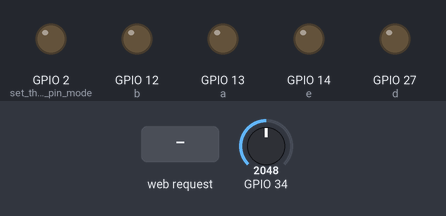
Bench run of a sketch on a simulated ESP32. Parts: output pins drawn as LEDs (lit = HIGH). The inputs (shaded band) are chosen by the test bench; at power-on: GPIO 34 = 2048. WiFi joins after 1.5 s; servers stay silent unless stated; what the sketch prints to the serial monitor is not drawn.

Above: at 2.7 s.
2.8 s: HTTP request GET /Tx00 received
At 3.4 s:
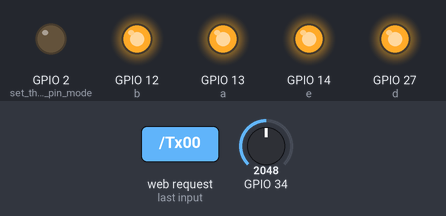
4.3 s: HTTP request GET /Ty received
At 4.6 s:
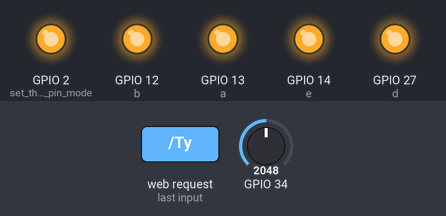
5.8 s: HTTP request GET /Tx10 received
At 6.9 s:
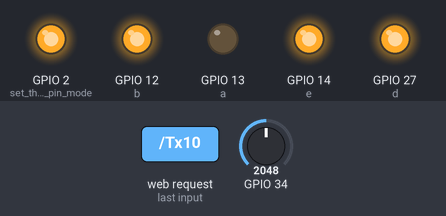
7.3 s: HTTP request GET /Tx01 received
At 8.1 s:
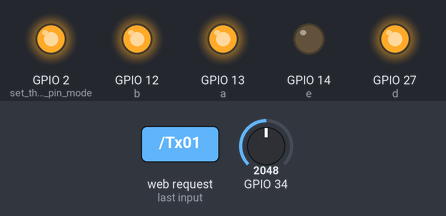
8.8 s: HTTP request GET /Tx11 received
At 9.2 s:
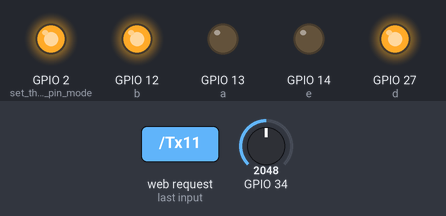
10.3 s: HTTP request GET /Tx22 received
At 11.5 s:
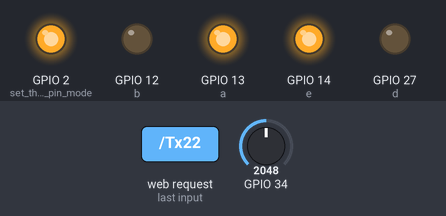
Timing chart, 0 to 12.8 s (numbered marks = the images above; inputs shaded):
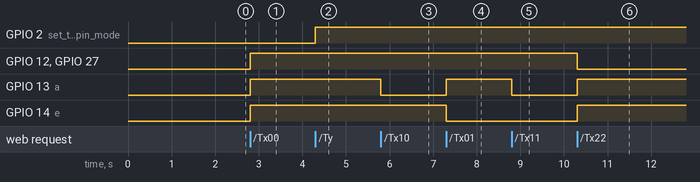

The sketch:

actualCode.ino
```cpp
#include <WiFi.h>

int a = 13;
int b = 12;
int e = 14;
int d = 27;

const char* ssid     = "B I S W A _ R X";
const char* password = "09871234";
bool ledFlag = true;
WiFiServer server(80);

void setup()
{
  Serial.begin(115200);
  pinMode(a, OUTPUT);
  pinMode(b, OUTPUT);
  pinMode(d, OUTPUT);
  pinMode(e, OUTPUT);
  pinMode(2, OUTPUT);      // set the LED pin mode

  delay(10);

  // We start by connecting to a WiFi network

  Serial.println();
  Serial.println();
  Serial.print("Connecting to ");
  Serial.println(ssid);

  WiFi.begin(ssid, password);

  while (WiFi.status() != WL_CONNECTED) {
    delay(500);
    Serial.print(".");
  }

  Serial.println("");
  Serial.println("WiFi connected.");
  Serial.println("IP address: ");
  Serial.println(WiFi.localIP());

  server.begin();

}

int value = 0;

void loop() {
  WiFiClient client = server.available();   // listen for incoming clients

  if (client) {                             // if you get a client,
    Serial.println("New Client.");           // print a message out the serial port
    String currentLine = "";                // make a String to hold incoming data from the client
    while (client.connected()) {            // loop while the client's connected
      if (client.available()) {             // if there's bytes to read from the client,
        char c = client.read();             // read a byte, then
        Serial.write(c);                    // print it out the serial monitor
        if (c == '\n') {                    // if the byte is a newline character

          // if the current line is blank, you got two newline characters in a row.
          // that's the end of the client HTTP request, so send a response:
          if (currentLine.length() == 0) {
            // HTTP headers always start with a response code (e.g. HTTP/1.1 200 OK)
            // and a content-type so the client knows what's coming, then a blank line:
            //            client.println("HTTP/1.1 200 OK");
            //            client.println("Content-type:text/html");
            //            client.println();
            //            client.println();
            // break out of the while loop:
            break;
          } else {    // if you got a newline, then clear currentLine:
            currentLine = "";
          }
        } else if (c != '\r') {  // if you got anything else but a carriage return character,
          currentLine += c;      // add it to the end of the currentLine
        }

        if (currentLine.endsWith("GET /Tx00")) {
          digitalWrite(a, HIGH);
          digitalWrite(b, HIGH);

          digitalWrite(d, HIGH);
          digitalWrite(e, HIGH);
          client.println("HTTP/1.1 200 OK");
          client.println("Content-type:text/html");
          client.println();
          client.println("Rx00");
          client.println();
          Serial.println("Rx00");
        } else if (currentLine.endsWith("GET /Tx10")) {
          digitalWrite(a, LOW);
          digitalWrite(b, HIGH);

          digitalWrite(d, HIGH);
          digitalWrite(e, HIGH);
          client.println("HTTP/1.1 200 OK");
          client.println("Content-type:text/html");
          client.println();
          client.println("Rx10");
          client.println();
          Serial.println("Rx10");
        } else if (currentLine.endsWith("GET /Tx01")) {
          digitalWrite(a, HIGH);
          digitalWrite(b, HIGH);

          digitalWrite(d, HIGH);
          digitalWrite(e, LOW);
          client.println("HTTP/1.1 200 OK");
          client.println("Content-type:text/html");
          client.println();
          client.println("Rx01");
          client.println();
          Serial.println("Rx01");
        } else if (currentLine.endsWith("GET /Tx11")) {
          digitalWrite(a, LOW);
          digitalWrite(b, HIGH);

          digitalWrite(d, HIGH);
          digitalWrite(e, LOW);
          client.println("HTTP/1.1 200 OK");
          client.println("Content-type:text/html");
          client.println();
          client.println("Rx11");
          client.println();
          Serial.println("Rx11");
        } else if (currentLine.endsWith("GET /Tx22")) {
          digitalWrite(a, HIGH);
          digitalWrite(b, LOW);

          digitalWrite(d, LOW);
          digitalWrite(e, HIGH);
          client.println("HTTP/1.1 200 OK");
          client.println("Content-type:text/html");
          client.println();
          client.println("Rx22");
          client.println();
          Serial.println("Rx22");
        } else if (currentLine.endsWith("GET /Tx12")) {
          digitalWrite(a, LOW);
          digitalWrite(b, HIGH);

          digitalWrite(d, LOW);
          digitalWrite(e, HIGH);
          client.println("HTTP/1.1 200 OK");
          client.println("Content-type:text/html");
          client.println();
          client.println("Rx12");
          client.println();
          Serial.println("Rx12");
        } else if (currentLine.endsWith("GET /Tx21")) {
          digitalWrite(a, HIGH);
          digitalWrite(b, LOW);

          digitalWrite(d, HIGH);
          digitalWrite(e, LOW);
          client.println("HTTP/1.1 200 OK");
          client.println("Content-type:text/html");
          client.println();
          client.println("Rx21");
          client.println();
          Serial.println("Rx21");
        } else if (currentLine.endsWith("GET /Tx02")) {
          digitalWrite(a, HIGH);
          digitalWrite(b, HIGH);

          digitalWrite(d, LOW);
          digitalWrite(e, HIGH);
          client.println("HTTP/1.1 200 OK");
          client.println("Content-type:text/html");
          client.println();
          client.println("Rx02");
          client.println();
          Serial.println("Rx02");
        } else if (currentLine.endsWith("GET /Tx20")) {
          digitalWrite(a, HIGH);
          digitalWrite(b, HIGH);

          digitalWrite(d, LOW);
          digitalWrite(e, HIGH);
          client.println("HTTP/1.1 200 OK");
          client.println("Content-type:text/html");
          client.println();
          client.println("Rx20");
          client.println();
          Serial.println("Rx20");
        }  else if (currentLine.endsWith("GET /Ty")) {
          client.println("HTTP/1.1 200 OK");
          client.println("Content-type:text/html");
          client.println();
          client.print("Ry");
          client.print(analogRead(34));
          client.println();
          Serial.print("Ry");
          Serial.println(analogRead(34));
          if (ledFlag)
          {
            ledFlag = false;
            digitalWrite(2, HIGH);
          } else {
            ledFlag = true;
            digitalWrite(2, LOW);
          }
        }
      }
    }
    // close the connection:
    client.stop();
    Serial.println("Client Disconnected.");
  }
}
```

Measured:
- after the input at 2.8 s, GPIO 12 (b), GPIO 13 (a), GPIO 14 (e), GPIO 27 (d): LOW → HIGH at once
- after the input at 4.3 s, GPIO 2 (set_the_LED_pin_mode): LOW → HIGH at once
- after the input at 5.8 s, GPIO 13 (a): HIGH → LOW at once
- after the input at 7.3 s, GPIO 13 (a): LOW → HIGH at once; GPIO 14 (e): HIGH → LOW at once
- after the input at 8.8 s, GPIO 13 (a): HIGH → LOW at once
- after the input at 10.3 s, GPIO 12 (b), GPIO 27 (d): HIGH → LOW at once; GPIO 13 (a), GPIO 14 (e): LOW → HIGH at once
